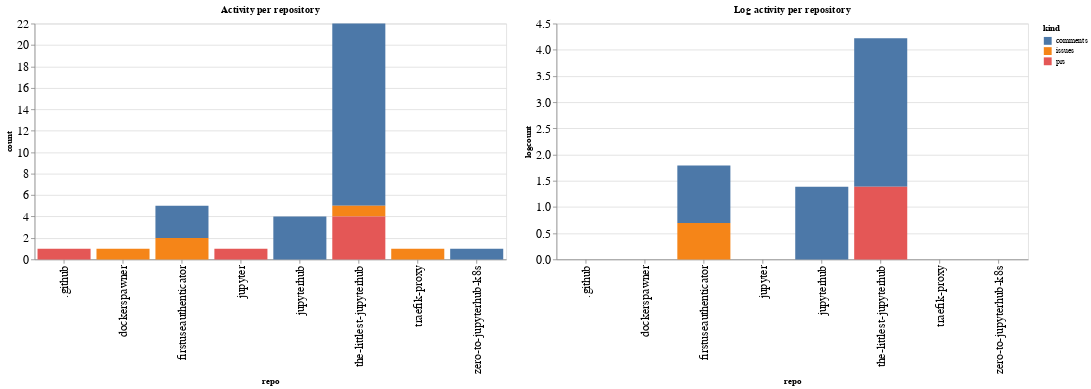

Write notebook code for a chart like this one.
### Code cell
ch1 = alt.Chart(repo_summaries, width=600, title="Activity per repository").mark_bar().encode(
    x='repo',
    y='count',
    color='kind',
    tooltip="kind"
)

ch2 = alt.Chart(repo_summaries, width=600, title="Log activity per repository").mark_bar().encode(
    x='repo',
    y='logcount',
    color='kind',
    tooltip="kind"
)

ch1 | ch2

### Figure 1 — Vega-Lite specification as saved in the notebook (floating-point values rounded to 4 significant figures)
{"config": {"axisLeft": {"labelFontSize": 15}, "axisBottom": {"labelFontSize": 15}}, "hconcat": [{"mark": "bar", "encoding": {"color": {"type": "nominal", "field": "kind"}, "tooltip": {"type": "nominal", "field": "kind"}, "x": {"type": "nominal", "field": "repo"}, "y": {"type": "quantitative", "field": "count"}}, "title": "Activity per repository", "width": 600}, {"mark": "bar", "encoding": {"color": {"type": "nominal", "field": "kind"}, "tooltip": {"type": "nominal", "field": "kind"}, "x": {"type": "nominal", "field": "repo"}, "y": {"type": "quantitative", "field": "logcount"}}, "title": "Log activity per repository", "width": 600}], "data": {"name": "data-6fab9998bc62badfee27db535050e3c6"}, "$schema": "https://vega.github.io/schema/vega-lite/v4.8.1.json", "datasets": {"data-6fab9998bc62badfee27db535050e3c6": [{"repo": ".github", "kind": "prs", "count": 1, "logcount": 0.0}, {"repo": "dockerspawner", "kind": "issues", "count": 1, "logcount": 0.0}, {"repo": "firstuseauthenticator", "kind": "comments", "count": 3, "logcount": 1.099}, {"repo": "firstuseauthenticator", "kind": "issues", "count": 2, "logcount": 0.6931}, {"repo": "jupyter", "kind": "prs", "count": 1, "logcount": 0.0}, {"repo": "jupyterhub", "kind": "comments", "count": 4, "logcount": 1.386}, {"repo": "the-littlest-jupyterhub", "kind": "comments", "count": 17, "logcount": 2.833}, {"repo": "the-littlest-jupyterhub", "kind": "issues", "count": 1, "logcount": 0.0}, {"repo": "the-littlest-jupyterhub", "kind": "prs", "count": 4, "logcount": 1.386}, {"repo": "traefik-proxy", "kind": "issues", "count": 1, "logcount": 0.0}, {"repo": "zero-to-jupyterhub-k8s", "kind": "comments", "count": 1, "logcount": 0.0}]}}
